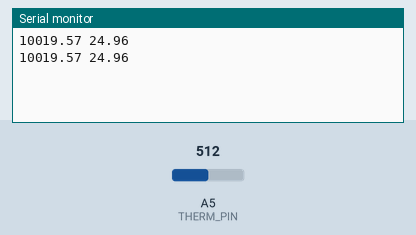
A sketch run on a simulated Arduino Uno, built with avr-gcc and run on an emulated ATmega328P. On the bench: the last lines printed to the serial monitor. The inputs (shaded band) are chosen by the test bench; at power-on: A5 (THERM_PIN) = 512.

Above: at 1.8 s.
1.9 s: A5 (THERM_PIN) set to 1004
At 2.8 s:
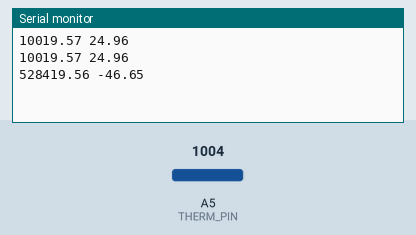
3.4 s: A5 (THERM_PIN) set to 1023
At 4.6 s:
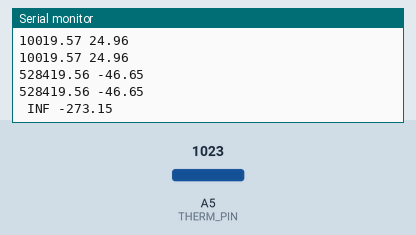

The sketch:

proj1-thermistor.ino
```cpp
// proj1-thermistor.ino
// read the resistance across a thermistor and calculate associated temperature
// print sensor readings in this format:
// <therm resistance ohms> <therm temp °C>

// in C++, comments begin with two slashes


///// CONSTANTS /////

// how long to wait between readings, in ms
const int DELAY_LENGTH = 1000;

// the thermistor pin
const int THERM_PIN = A5;


///// FUNCTIONS FOR THERMISTOR /////

// readThermistor();
// void -> float   // this means the function will take in nothing (void) and return a float
// return the resistance across the thermistor, in ohms
float readThermistor() {

  // CONSTANTS

  const int pin = THERM_PIN;
  // the thermistor pin

  const float resistor = 10000.0;
  // the resistance of the accompanying resistor, in ohms
  // should be very close to thermistor resistance

  // TAKE READING

  // read the voltage, convert to resistance, and return it
  return resistor / ((1023.0 / analogRead(pin)) - 1);

}

// temp(r);
// float -> float
// convert a thermistor resistance in ohms to a temperature in °C
float temp(float r) {

  // CONSTANTS

  // thermistor Steinhart–Hart coeffecients
  // 1/T = A + Bln(R) + Cln(R)^3
  // A, B, and C are constants; T is the temperature in K; R is the resistance in ohms
  // the values below were taken from the ELEGOO tutorial Lesson 23
  // often, values can be found on the data sheet for the thermistor
  const float A = 1.129148e-03;
  const float B = 2.34125e-04;
  const float C = 8.76741e-08;

  // CALCULATIONS

  // calculate the ln of the resistance value given
  const double lnr = log(r);

  // return the temperature in °C, calculating it using the Steinhart-Hart equation
  return 1 / (A + B * lnr + C * pow(lnr, 3)) - 273.15;

}


///// SETUP /////

// this will run once, when the Arduino starts

void setup() {

  // start the serial monitor (connection to computer)
  Serial.begin(9600);

  // use an external voltage reference
  // using a 3.3 V reference should reduce noise
  analogReference(EXTERNAL);

}


///// MAIN LOOP /////

// this runs over and over

void loop() {

  // read the thermistor resistance
  float r = readThermistor();

  // print the resistance and temperature to the serial monitor
  Serial.println(String(r) + " " + String(temp(r)));

  // wait a bit before the next reading
  delay(DELAY_LENGTH);

}
```

Measured:
- the behaviour switches between 1022 and 1023 on A5 (THERM_PIN) (found by bisection; images 1 and 2)
- after the input at 1.9 s, the serial monitor: prints a new line after 0.10 s (image 1)
- after the input at 3.4 s, the serial monitor: prints a new line after 0.61 s (image 2)
